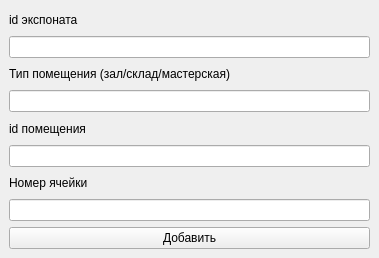
<?xml version="1.0" encoding="UTF-8"?>
<ui version="4.0">
 <class>MainWindow</class>
 <widget class="QMainWindow" name="MainWindow">
  <property name="geometry">
   <rect>
    <x>0</x>
    <y>0</y>
    <width>379</width>
    <height>258</height>
   </rect>
  </property>
  <property name="minimumSize">
   <size>
    <width>379</width>
    <height>258</height>
   </size>
  </property>
  <property name="maximumSize">
   <size>
    <width>379</width>
    <height>258</height>
   </size>
  </property>
  <property name="windowTitle">
   <string>Add info</string>
  </property>
  <widget class="QWidget" name="centralwidget">
   <layout class="QVBoxLayout" name="verticalLayout">
    <item>
     <widget class="QLabel" name="label">
      <property name="text">
       <string>id экспоната</string>
      </property>
     </widget>
    </item>
    <item>
     <widget class="QLineEdit" name="lineEdit"/>
    </item>
    <item>
     <widget class="QLabel" name="label_2">
      <property name="text">
       <string>Тип помещения (зал/склад/мастерская)</string>
      </property>
     </widget>
    </item>
    <item>
     <widget class="QLineEdit" name="lineEdit_2"/>
    </item>
    <item>
     <widget class="QLabel" name="label_3">
      <property name="text">
       <string>id помещения</string>
      </property>
     </widget>
    </item>
    <item>
     <widget class="QLineEdit" name="lineEdit_3"/>
    </item>
    <item>
     <widget class="QLabel" name="label_4">
      <property name="text">
       <string>Номер ячейки</string>
      </property>
     </widget>
    </item>
    <item>
     <widget class="QLineEdit" name="lineEdit_4"/>
    </item>
    <item>
     <widget class="QPushButton" name="pushButton">
      <property name="text">
       <string>Добавить</string>
      </property>
     </widget>
    </item>
   </layout>
  </widget>
 </widget>
 <resources/>
 <connections/>
</ui>
